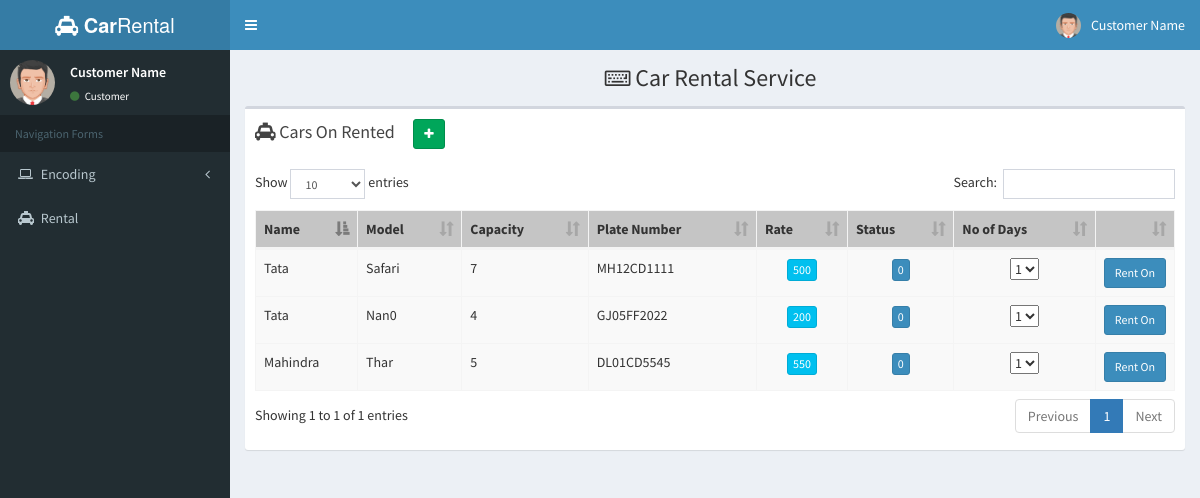
The page /custDashboard.php on the database its author committed.
### tables this page shows
CREATE TABLE `cardata` (
  `name` varchar(10) DEFAULT NULL,
  `model` varchar(10) DEFAULT NULL,
  `capacity` int(36) DEFAULT NULL,
  `pnumber` varchar(20) DEFAULT NULL,
  `rate` double DEFAULT NULL,
  `status` int(2) DEFAULT 0
);

### custDashboard.php (the view, shortened to what this page needs)
<!DOCTYPE html>
<html>
<head>
  <link rel="stylesheet" href="bower_components/bootstrap/dist/css/bootstrap.min.css">
  <link rel="stylesheet" href="bower_components/font-awesome/css/font-awesome.min.css">
  <link rel="stylesheet" href="bower_components/Ionicons/css/ionicons.min.css">
  <link rel="stylesheet" href="bower_components/datatables.net-bs/css/dataTables.bootstrap.min.css">
  <link rel="stylesheet" href="dist/css/AdminLTE.min.css">
  <link rel="stylesheet" href="dist/css/skins/_all-skins.min.css">
</head>
<body class="hold-transition skin-blue sidebar-mini">
<div class="wrapper">
  <header class="main-header">
    <a href="carreview.php" class="logo">
      <span class="logo-lg"><b><i class="fa fa-cab"></i> Car</b>Rental</span>
    </a>
    <nav class="navbar navbar-static-top">
      <a href="#" class="sidebar-toggle" data-toggle="push-menu" role="button">
      </a>
      <div class="navbar-custom-menu">
        <ul class="nav navbar-nav">
          <li class="dropdown user user-menu">
            <a href="#" class="dropdown-toggle" data-toggle="dropdown">
              <img src="dist/img/avatar5.png" class="user-image" alt="User Image">
              <span class="hidden-xs">Customer Name</span>
            </a>
          </li>
        </ul>
      </div>
    </nav>
  </header>
  <aside class="main-sidebar">
    <section class="sidebar">
      <div class="user-panel">
        <div class="pull-left image">
          <img src="dist/img/avatar5.png" class="img-circle" alt="User Image">
        </div>
        <div class="pull-left info">
          <p>Customer Name</p>
          <a id="here" href="#"><i class="fa fa-circle text-success"></i> Customer</a>
        </div>
      </div>
      <ul class="sidebar-menu" data-widget="tree">
        <li class="header">Navigation Forms</li>
        <li class="treeview">
          <a href="#">
            <i class="fa fa-laptop"></i>
            <span>Encoding</span>
            <span class="pull-right-container">
              <i class="fa fa-angle-left pull-right"></i>
            </span>
          </a>
        </li>
        <li>
            <a href="#">
              <i class="fa fa-cab"></i> <span>Rental</span>
            </a>
        </li>
      </ul>
    </section>
  </aside>
  <div class="content-wrapper">
    <section class="content-header">
      <h1 align="center">
        <i class="fa fa-keyboard-o"></i> Car Rental Service
      </h1>
    </section>
    <section class="content">
      <div class="row">
        <div class="col-xs-12">
          <div class="box">
            <div class="box-header">
              <h3 class="box-title"><i class="fa fa-cab"></i> Cars On Rented</h3><a href="#"><button type="button" class="btn btn-success btn-sm" style="margin-left: 2%" >
               <i class="fa fa-plus"></i>
              </button></a>
              <?php
            $conn = mysqli_connect("localhost","root","","db1") or die(mysqli_error());
            $sql = "select name,model,capacity,pnumber,rate,status from carData where status =0;";
            $rows = $conn->query($sql);
            if($rows == TRUE)
            {
            ?>
            </div>
            <div class="box-body">
              <table id="example1" class="table table-bordered table-striped">
                <thead>
                <tr style="background-color: #c5c5c5;">
                  <th>Name</th>
                  <th>Model</th>
                  <th>Capacity</th>
                  <th>Plate Number</th>
                  <th>Rate</th>
                  <th>Status</th>
                  <th>No of Days</th>
                  <th style="width: 7.8%"> </th>
                </tr>
                </thead>
            <?php while($row = $rows->fetch_assoc())
            {
            ?>
                <tbody>
                <tr>
                  <td><?php echo $row["name"];?></td>
                  <td><?php echo $row["model"];?></td>
                  <td><?php echo $row["capacity"];?></td>
                  <td><?php echo $row["pnumber"];?></td>
                  <td align="center"><span class="btn btn-info btn-xs"><?php echo $row["rate"];?></span></td>
                  <td align="center"><a class="btn btn-primary btn-xs"><?php echo $row["status"];?></a></td>
                  <td align="center" >
                  <select name="days" id="days">
                    <option value="1">1</option>
                  </select>
                    </td>
                  <td align="center"><a href="#"><button type="button" onclick="bookingValidation()" name="renton" class="btn btn-primary btn-sm">Rent On</button></a></td>
                </tr>
                </tbody>
            <?php
            }
            }
            else
                echo "No Reord Found";
            ?>
            </table>
            </div>
          </div>
        </div>
      </div>
    </section>
  </div>
</div>
</body>
</html>

### rows shown on the page
cardata: name "Tata", model "Safari", capacity "7", pnumber "MH12CD1111", rate "500", status "0"
cardata: name "Tata", model "Nan0", capacity "4", pnumber "GJ05FF2022", rate "200", status "0"
cardata: name "Mahindra", model "Thar", capacity "5", pnumber "DL01CD5545", rate "550", status "0"
